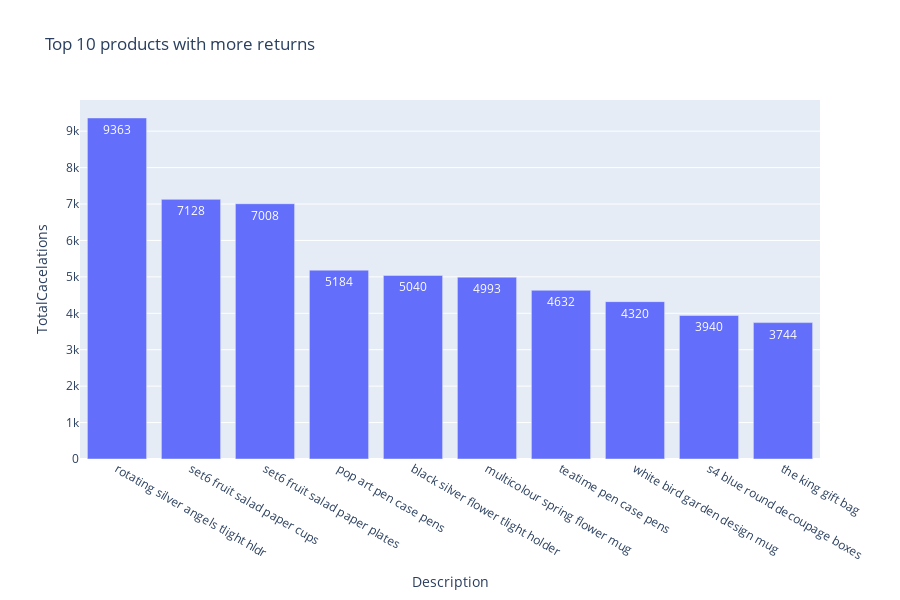

Here is the notebook cell this chart was saved with:
### Code cell
create_bar_plot(top10_product_cncl,
                'Description',
                'TotalCacelations',
                'TotalCacelations',
                'Top 10 products with more returns',
                "Description",
                "TotalCacelations")

### Figure 1 — Plotly figure (JSON) as saved in the notebook; plotly's stock layout.template omitted (floating-point values rounded to 4 significant figures)
{"data": [{"alignmentgroup": "True", "hovertemplate": "Description=%{x}<br>TotalCacelations=%{text}<extra></extra>", "legendgroup": "", "marker": {"color": "#636efa", "pattern": {"shape": ""}}, "name": "", "offsetgroup": "", "orientation": "v", "showlegend": false, "text": [9363, 7128, 7008, 5184, 5040, 4993, 4632, 4320, 3940, 3744], "textposition": "auto", "type": "bar", "x": ["rotating silver angels tlight hldr", "set6 fruit salad paper cups", "set6 fruit salad paper plates", "pop art pen case pens", "black silver flower tlight holder", "multicolour spring flower mug", "teatime pen case pens", "white bird garden design mug", "s4 blue round decoupage boxes", "the king gift bag"], "xaxis": "x", "y": [9363, 7128, 7008, 5184, 5040, 4993, 4632, 4320, 3940, 3744], "yaxis": "y"}], "layout": {"barmode": "relative", "height": 600, "legend": {"tracegroupgap": 0}, "title": {"text": "Top 10 products with more returns"}, "xaxis": {"anchor": "y", "domain": [0, 1], "title": {"text": "Description"}}, "yaxis": {"anchor": "x", "domain": [0, 1], "title": {"text": "TotalCacelations"}}}}
